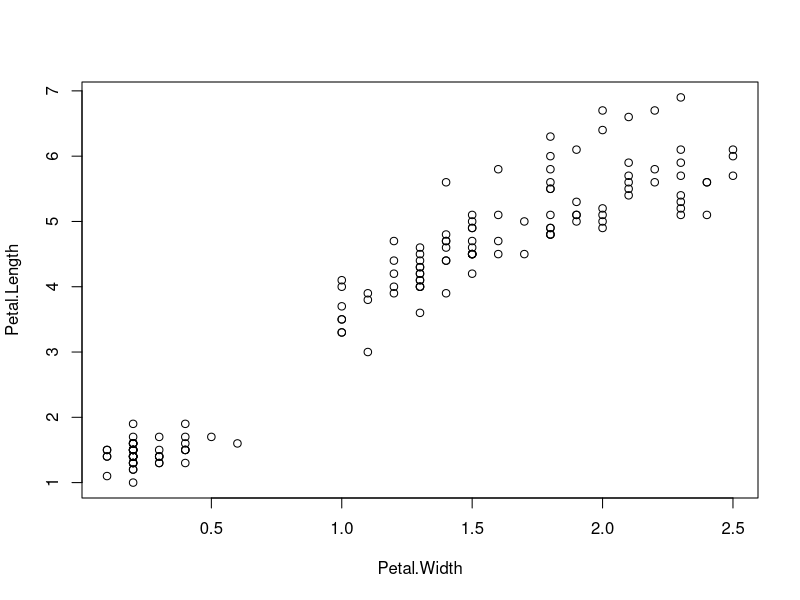
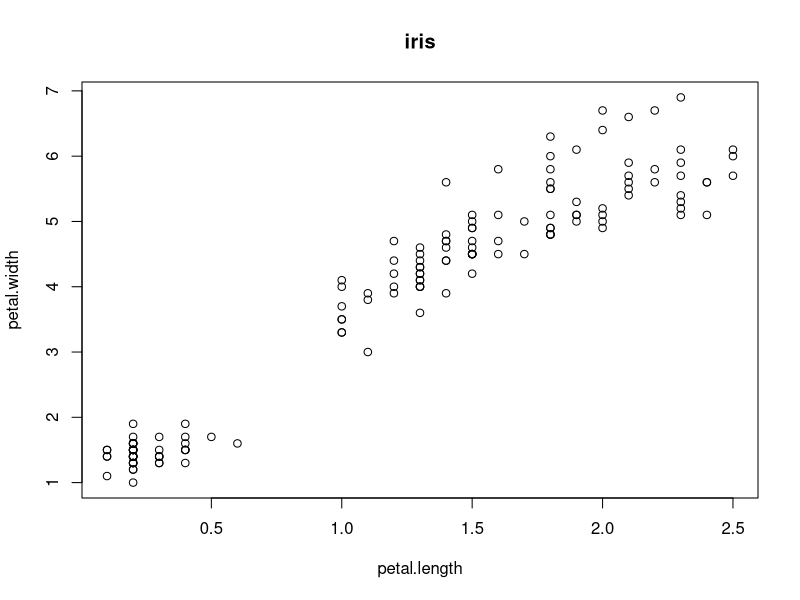
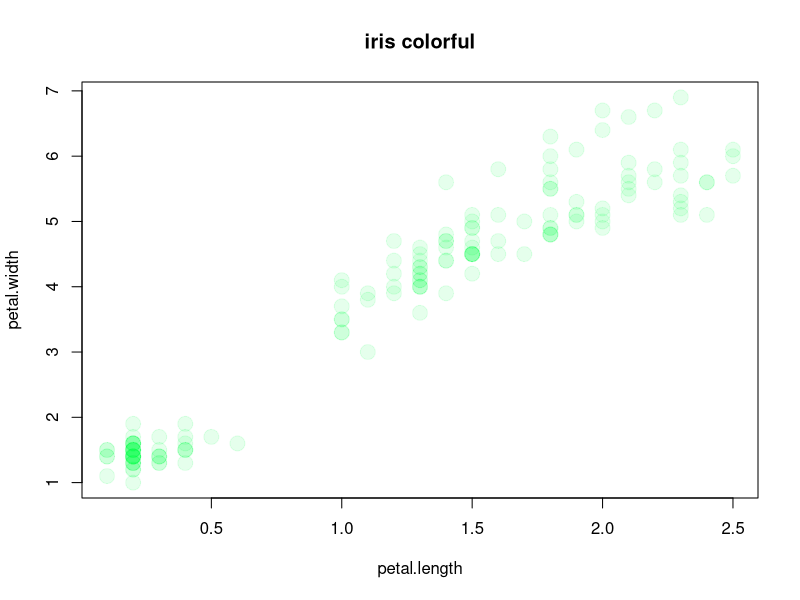
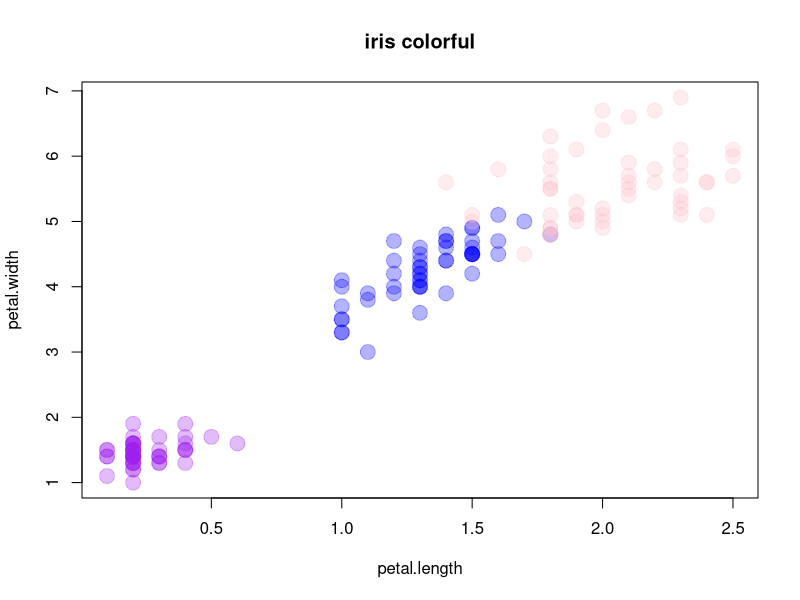
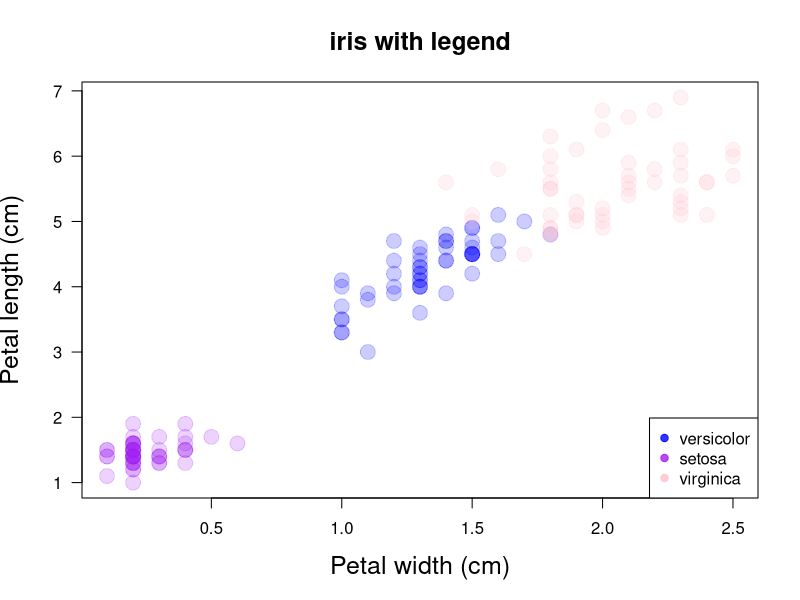
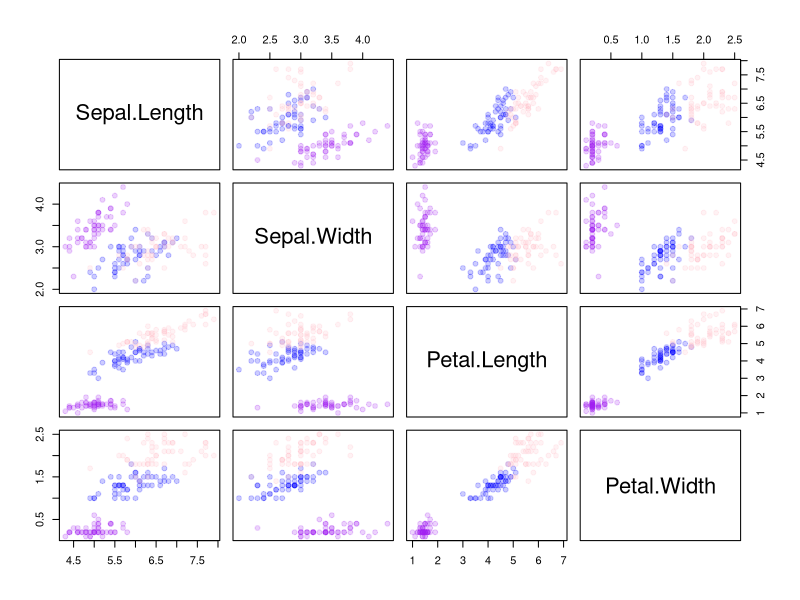
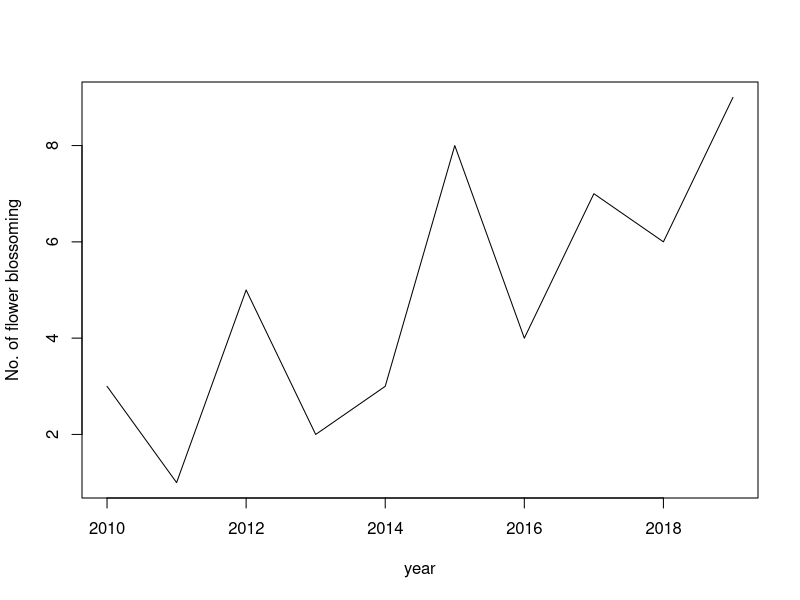
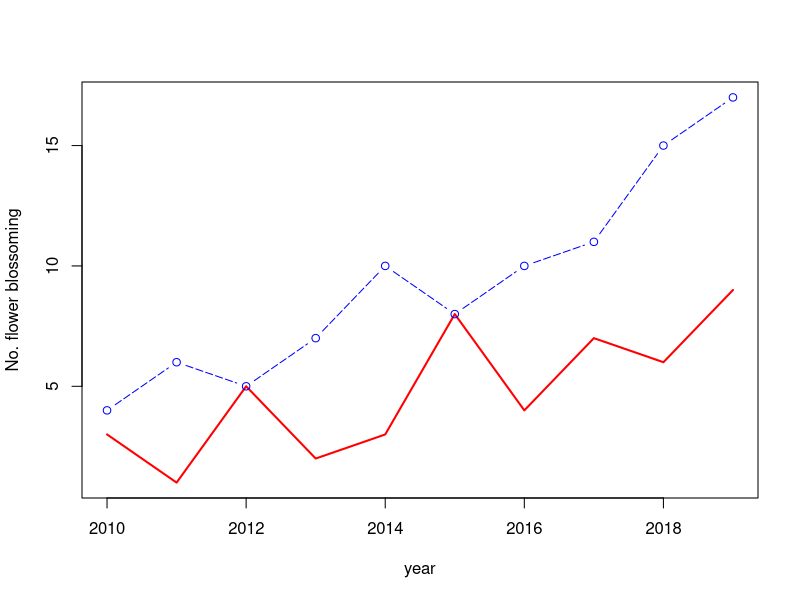

R code for these plots, in order:
## ---- chunk 1
knitr::opts_chunk$set(echo = TRUE)
## ---- chunk 2
plot(Petal.Length ~ Petal.Width, data = iris)
## ---- chunk 3
plot(Petal.Length ~ Petal.Width, data = iris,
     xlab = 'petal.length', 
     ylab = 'petal.width', 
     main = 'iris')
## ---- chunk 4
plot(Petal.Length ~ Petal.Width, data = iris,
     xlab = 'petal.length', 
     ylab = 'petal.width', 
     main = 'iris colorful',
     pch = 19, cex = 2, 
     col = rgb(0,1,0.3,0.1))
## ---- chunk 5
col.iris<-ifelse(iris$Species=='setosa','purple',ifelse(iris$Species=='versicolor','blue','pink')) 
plot(Petal.Length ~ Petal.Width, data = iris,
     xlab = 'petal.length', 
     ylab = 'petal.width', 
     main = 'iris colorful',
     pch = 19, cex = 2, 
     col = scales::alpha(col.iris, 0.3))
## ---- chunk 6
col.lev <- as.factor(col.iris)
str(col.lev)
plot(Petal.Length ~ Petal.Width, data = iris,
     xlab = 'Petal width (cm)', 
     ylab = 'Petal length (cm)', 
     main = 'iris with legend',
     cex.axis=1.0, cex.lab=1.5, cex.main=1.5,
     pch = 19, cex=2, las=1,
     col = scales::alpha(col.iris, 0.2))

legend(x="bottomright", pch= 19, cex=1.0,
       legend= c("versicolor","setosa", "virginica"), col=levels(as.factor(scales::alpha(col.lev, 0.8))))
## ---- chunk 7
pairs(iris[1:4], pch=19, col = scales::alpha(col.iris, 0.2))
## ---- chunk 8
blossom <- NULL
blossom$year <- 2010:2019
blossom$count.alaska <- c(3, 1, 5, 2, 3, 8, 4, 7, 6, 9)
blossom$count.canada <- c(4, 6, 5, 7, 10, 8, 10, 11, 15, 17)
as.data.frame(blossom)
plot(count.alaska ~ year,dat = blossom, type='l',
      ylab = "No. of flower blossoming")
## ---- chunk 9
y.rng <- range(c(blossom$count.alaska, blossom$count.canada))
plot(count.alaska ~ year,dat = blossom, type='l', ylim = y.rng, pch=20, lwd = 2, col='red', ylab = "No. flower blossoming") 
lines(count.canada ~ year, dat = blossom, type='b', lty = 5, lwd = 1, col='blue')
## ---- chunk 10
iris.ver<- subset(iris, Species == "versicolor")
iris.vir<- subset(iris, Species == "virginica")

y.rng <- range( c(iris.ver$Petal.Length, iris.vir$Petal.Length) , na.rm = TRUE) 
x.rng <- range( c(iris.ver$Petal.Width, iris.vir$Petal.Width) , na.rm = TRUE) 

# Plot an empty plot

plot(Petal.Length ~ Petal.Width, dat = iris.ver,
     xlab = 'Petal width (cm)', 
     ylab = 'Petal length (cm)', 
     main = 'Petal width and length of iris flower',
     cex.axis=1.0, cex.lab=1.5, cex.main=1.5, type='n',
     xlim=x.rng,  ylim=y.rng)

# Add points for versicolor
points(Petal.Length ~ Petal.Width, dat = iris.ver, pch = 20,cex=2, col = rgb(0,0,1,0.10))
       
# Add points for versicolor
points(Petal.Length ~ Petal.Width, dat = iris.vir, pch = 20,cex=2, 
      col =  scales::alpha('#fc03c6', 0.2))

# Add legend
legend("topleft", c("versicolor", "virginica"), pch = 19, cex=1.2,
       col = c(rgb(0,0,1,0.10), scales::alpha('#fc03c6', 0.2)))
